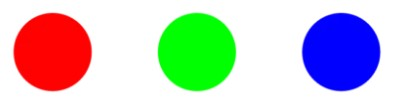
#> input picture figuras geometricas.jpg, 395 x 105 px
$ python PatoImagen.py
#> lines starting #> are read from the running program, lines starting #| are printed output that depends on the picture
from heapq import merge
import cv2
img = cv2.imread('figuras geometricas.jpg',1)
#> img is the input picture: shape (105, 395, 3); mean B, G, R 195.6, 195.9, 195.6
img_azul, img_verde, img_roja = cv2.split(img)
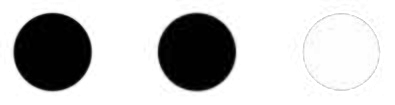
#> img_azul: shape (105, 395); min 0, max 255, mean 195.6
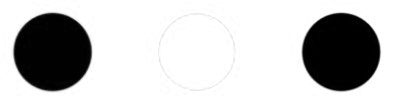
#> img_verde: shape (105, 395); min 0, max 255, mean 195.9
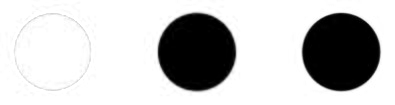
#> img_roja: shape (105, 395); min 0, max 255, mean 195.6
cv2.imshow('Azul',img_azul)
cv2.imshow('Verde',img_verde)
cv2.imshow('roja',img_roja)
cv2.waitKey(0)
g = cv2.merge((img_azul,img_verde,img_roja))
cv2.imshow('Union',g)
cv2.waitKey(0)
